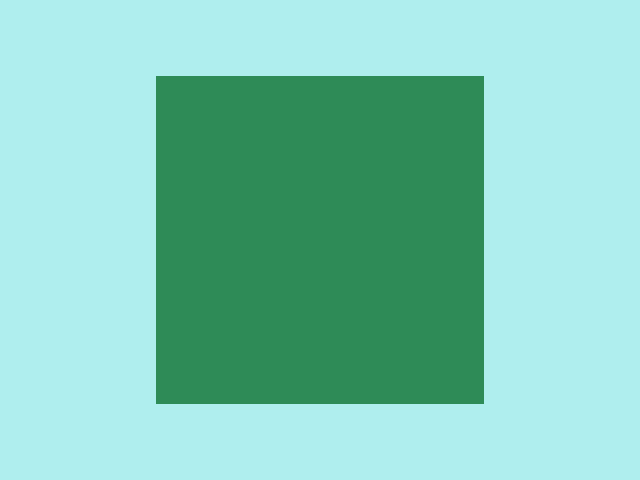

Source code (Python):
#!/usr/bin/env python

# Cell picking on a triangulated plane. Left-click to pick a cell; the
# selected cell is highlighted in red with visible edges.

# Factory overrides: importing these modules registers the OpenGL rendering
# and interaction style implementations for vtkRenderingCore factory classes.
import vtkmodules.vtkInteractionStyle  # noqa: F401
import vtkmodules.vtkRenderingOpenGL2  # noqa: F401

# VTK pipeline classes used in this example
from vtkmodules.vtkCommonCore import vtkIdTypeArray
from vtkmodules.vtkCommonDataModel import (
    vtkSelection,
    vtkSelectionNode,
    vtkUnstructuredGrid,
)
from vtkmodules.vtkFiltersCore import vtkTriangleFilter
from vtkmodules.vtkFiltersExtraction import vtkExtractSelection
from vtkmodules.vtkFiltersSources import vtkPlaneSource
from vtkmodules.vtkInteractionStyle import vtkInteractorStyleTrackballCamera
from vtkmodules.vtkRenderingCore import (
    vtkActor,
    vtkCellPicker,
    vtkDataSetMapper,
    vtkPolyDataMapper,
    vtkRenderWindow,
    vtkRenderWindowInteractor,
    vtkRenderer,
)

# Colors (normalized RGB)
tomato_rgb = (1.0, 0.388, 0.278)
sea_green_rgb = (0.180, 0.545, 0.341)
pale_turquoise_rgb = (0.686, 0.933, 0.933)


class MouseInteractorStyle(vtkInteractorStyleTrackballCamera):
    """Custom interactor that picks cells on left-click and highlights them."""

    def __init__(self, data):
        self.AddObserver("LeftButtonPressEvent", self.left_button_press_event)
        self.data = data
        self.selected_mapper = vtkDataSetMapper()
        self.selected_actor = vtkActor()

    def left_button_press_event(self, obj, event):
        pos = self.GetInteractor().GetEventPosition()

        picker = vtkCellPicker()
        picker.SetTolerance(0.0005)
        picker.Pick(pos[0], pos[1], 0, self.GetDefaultRenderer())

        world_position = picker.GetPickPosition()
        print(f"Cell id is: {picker.GetCellId()}")

        if picker.GetCellId() != -1:
            print(
                f"Pick position is: ({world_position[0]:.6g},"
                f" {world_position[1]:.6g}, {world_position[2]:.6g})"
            )

            ids = vtkIdTypeArray()
            ids.SetNumberOfComponents(1)
            ids.InsertNextValue(picker.GetCellId())

            selection_node = vtkSelectionNode()
            selection_node.SetFieldType(vtkSelectionNode.CELL)
            selection_node.SetContentType(vtkSelectionNode.INDICES)
            selection_node.SetSelectionList(ids)

            selection = vtkSelection()
            selection.AddNode(selection_node)

            extract_selection = vtkExtractSelection()
            extract_selection.SetInputData(0, self.data)
            extract_selection.SetInputData(1, selection)
            extract_selection.Update()

            selected = vtkUnstructuredGrid()
            selected.ShallowCopy(extract_selection.GetOutput())

            print(f"Number of points in the selection: {selected.GetNumberOfPoints()}")
            print(f"Number of cells in the selection : {selected.GetNumberOfCells()}")

            self.selected_mapper.SetInputData(selected)
            self.selected_actor.SetMapper(self.selected_mapper)
            self.selected_actor.GetProperty().EdgeVisibilityOn()
            self.selected_actor.GetProperty().SetColor(tomato_rgb)
            self.selected_actor.GetProperty().SetLineWidth(3)

            self.GetInteractor().GetRenderWindow().GetRenderers().GetFirstRenderer().AddActor(
                self.selected_actor
            )

        self.OnLeftButtonDown()


# Source: a triangulated plane
plane_source = vtkPlaneSource()
plane_source.Update()

triangle_filter = vtkTriangleFilter()
triangle_filter.SetInputConnection(plane_source.GetOutputPort())
triangle_filter.Update()

# Mapper and actor for the plane
mapper = vtkPolyDataMapper()
mapper.SetInputConnection(triangle_filter.GetOutputPort())

actor = vtkActor()
actor.GetProperty().SetColor(sea_green_rgb)
actor.SetMapper(mapper)

# Renderer: assemble the scene
renderer = vtkRenderer()
renderer.AddActor(actor)
renderer.SetBackground(pale_turquoise_rgb)

# Window: display the rendered scene
render_window = vtkRenderWindow()
render_window.AddRenderer(renderer)
render_window.SetWindowName("cell picking")
render_window.SetMultiSamples(0)
render_window.SetSize(640, 480)

# Interactor: handle mouse and keyboard events with custom picking style
render_window_interactor = vtkRenderWindowInteractor()
render_window_interactor.SetRenderWindow(render_window)

style = MouseInteractorStyle(triangle_filter.GetOutput())
style.SetDefaultRenderer(renderer)
render_window_interactor.SetInteractorStyle(style)

# Launch the interactive visualization
render_window_interactor.Initialize()
render_window_interactor.Start()
